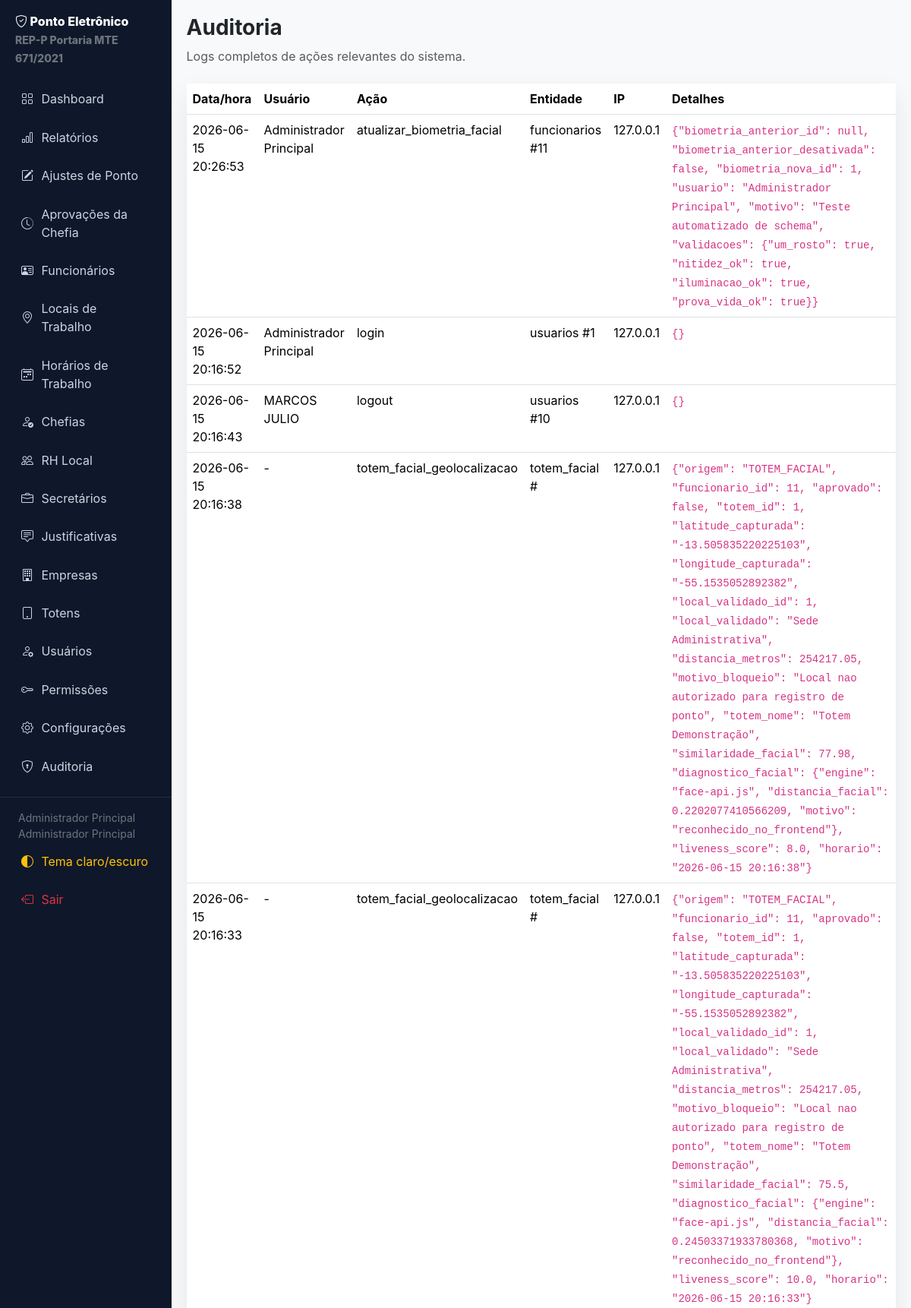
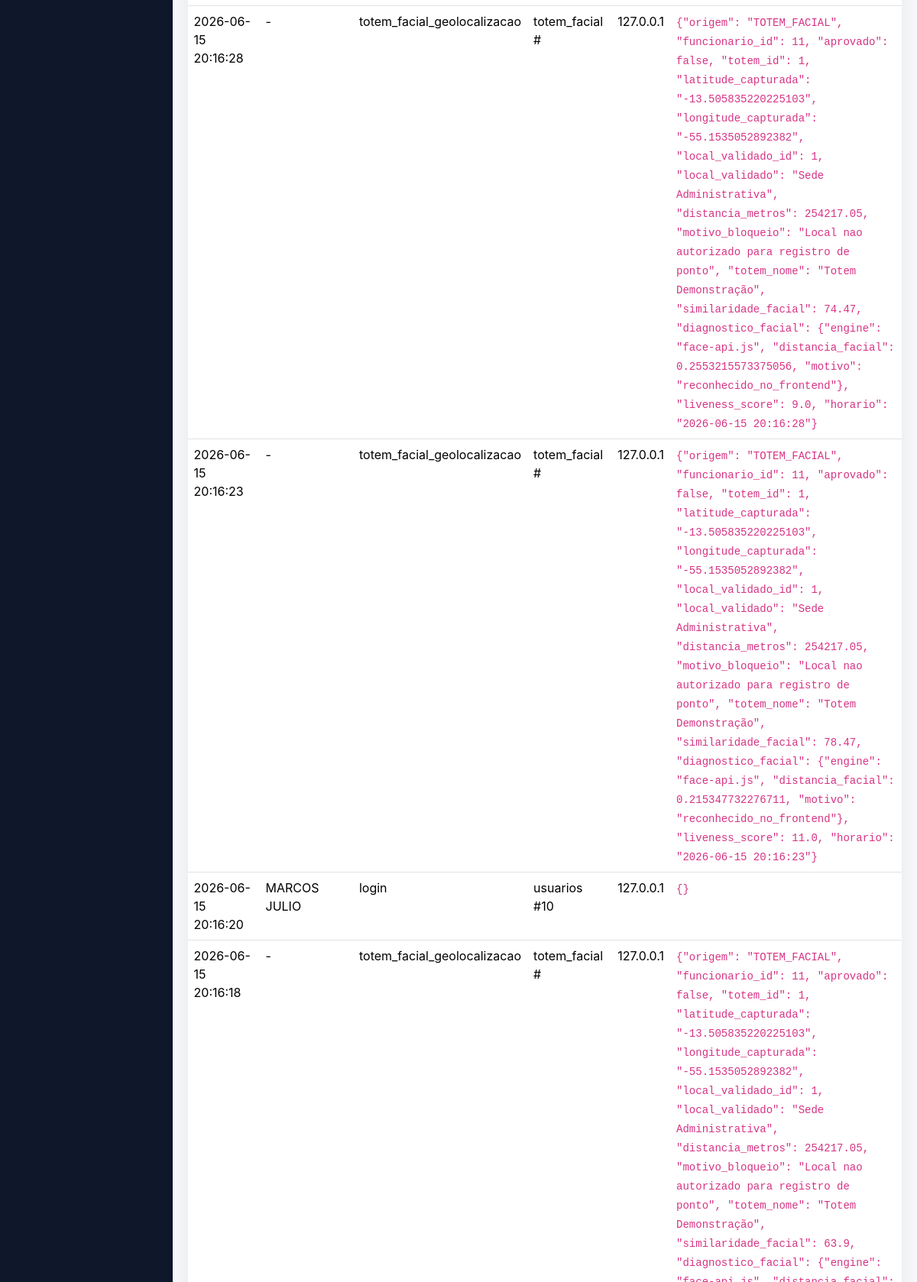
Screenshot of /auditoria (signed in, upper part) with the database file from the repository (2 pictures, top to bottom).
### tables this page shows
CREATE TABLE usuarios (
            id INTEGER PRIMARY KEY AUTOINCREMENT,
            nome TEXT NOT NULL,
            login TEXT UNIQUE NOT NULL,
            senha TEXT NOT NULL,
            perfil TEXT NOT NULL
        , funcionario_id INTEGER, ativo INTEGER NOT NULL DEFAULT 1, rh_local_id INTEGER, chefia_id INTEGER, secretario_id INTEGER, cpf TEXT, email TEXT, telefone TEXT, secretaria_departamento TEXT);

CREATE TABLE auditoria (
            id INTEGER PRIMARY KEY AUTOINCREMENT,
            usuario_id INTEGER,
            acao TEXT NOT NULL,
            entidade TEXT NOT NULL,
            entidade_id INTEGER,
            detalhes TEXT,
            ip TEXT,
            criado_em TEXT NOT NULL
        );

### app.py (the view)
@app.route("/auditoria")
@login_required
@perfil_required("Administrador Principal")
def auditoria():
    rows = query("""SELECT a.*, u.nome usuario FROM auditoria a
                    LEFT JOIN usuarios u ON u.id = a.usuario_id
                    ORDER BY a.criado_em DESC LIMIT 300""")
    return page_template('pages/auditoria.html', title="Auditoria", rows=rows)

### app.py (called while the page is built, shortened)
@app.after_request
def add_api_cors_headers(response):
    return response

def get_db():
    if "db" not in g:
        g.db = sqlite3.connect(DB_PATH)
        g.db.row_factory = sqlite3.Row
    return g.db

def query(sql, params=()):
    return get_db().execute(sql, params).fetchall()

def one(sql, params=()):
    return get_db().execute(sql, params).fetchone()

@app.before_request
def validate_csrf():
    if request.method != "POST":
        return None

@app.after_request
def security_headers(response):
    response.headers.setdefault("X-Content-Type-Options", "nosniff")
    response.headers.setdefault("X-Frame-Options", "SAMEORIGIN")
    response.headers.setdefault("Referrer-Policy", "strict-origin-when-cross-origin")
    return response

def current_user():
    if not session.get("user_id"):
        return None
    return one("SELECT * FROM usuarios WHERE id = ?", (session["user_id"],))

def login_required(view):
    @wraps(view)
    def wrapped(*args, **kwargs):
        if not session.get("user_id"):
            return redirect(url_for("login"))
        return view(*args, **kwargs)
    return wrapped

def perfil_required(*perfis):
    def decorator(view):
        @wraps(view)
        def wrapped(*args, **kwargs):
            user = current_user()
            if not user:
                return redirect(url_for("login"))
            aliases = {
                "RH": "RH Local",
                "Gestor": "Chefia Imediata",
                "Chefia imediata": "Chefia Imediata",
                "Secretário": "Secretário da Pasta",
            }
            perfil = aliases.get(user["perfil"], user["perfil"])
            permitidos = {aliases.get(p, p) for p in perfis}
            if perfil not in permitidos:
                return page("<div class='alert alert-danger'>Acesso negado.</div>", title="Acesso negado"), 403
            return view(*args, **kwargs)
        return wrapped
    return decorator

def page_template(template_name, title=None, **ctx):
    return render_template(
        template_name,
        title=title,
        user=current_user(),
        nav_links=nav_links,
        csrf_input=csrf_input,
        **ctx,
    )

### templates/pages/auditoria.html
{% extends "base.html" %}
{% block body %}
<div class="mb-4"><h3 class="fw-bold">Auditoria</h3><div class="text-muted">Logs completos de ações relevantes do sistema.</div></div>
    <div class="card"><div class="table-responsive"><table class="table table-hover mb-0">
      <thead><tr><th>Data/hora</th><th>Usuário</th><th>Ação</th><th>Entidade</th><th>IP</th><th>Detalhes</th></tr></thead>
      <tbody>{% for r in rows %}<tr><td>{{ r.criado_em }}</td><td>{{ r.usuario or '-' }}</td><td>{{ r.acao }}</td><td>{{ r.entidade }} #{{ r.entidade_id or '' }}</td><td>{{ r.ip }}</td><td><code>{{ r.detalhes }}</code></td></tr>{% endfor %}</tbody>
    </table></div></div>
{% endblock %}

### templates/base.html (shortened to what this page needs)
<!doctype html>
<html lang="pt-br" data-bs-theme="{{ session.get('theme', 'light') }}">
<head>
  <link href="https://cdn.jsdelivr.net/npm/bootstrap@5.3.3/dist/css/bootstrap.min.css" rel="stylesheet">
  <link href="https://cdn.jsdelivr.net/npm/bootstrap-icons@1.11.3/font/bootstrap-icons.css" rel="stylesheet">
  <link href="{{ url_for('static', filename='css/app.css') }}" rel="stylesheet">
</head>
<body>
{% if session.get('user_id') %}
<div class="layout d-flex">
  <aside class="sidebar">
    <div class="brand"><i class="bi bi-shield-check"></i> Ponto Eletrônico<br><small class="text-secondary">REP-P Portaria MTE 671/2021</small></div>
    {{ nav_links('')|safe }}
    <hr class="border-secondary">
    <div class="px-4 text-secondary small">{{ user.nome }}<br>{{ user.perfil }}</div>
    <a class="text-warning" href="{{ url_for('toggle_theme') }}"><i class="bi bi-circle-half"></i> Tema claro/escuro</a>
    <a class="text-danger" href="{{ url_for('logout') }}"><i class="bi bi-box-arrow-left"></i> Sair</a>
  </aside>
  <main class="content">
{% endif %}
    {% block body %}{{ body|safe }}{% endblock %}
{% if session.get('user_id') %}
  </main>
</div>
{% endif %}
</body>
</html>

### static/css/app.css (style rules this page uses)
body { background: var(--bs-tertiary-bg); font-family: Inter, system-ui, -apple-system, Segoe UI, sans-serif; }
.sidebar { width: 280px; min-height: 100vh; background: #0f172a; position: sticky; top: 0; }
.sidebar a { color: #cbd5e1; text-decoration: none; display: flex; align-items: center; gap: .65rem; padding: .75rem 1rem; border-radius: .55rem; margin: .15rem .75rem; }
.content { padding: 1.25rem; width: 100%; }
.card { border: 0; border-radius: .9rem; box-shadow: 0 12px 32px rgba(15, 23, 42, .08); }
.brand { color: #fff; padding: 1rem 1.25rem; font-weight: 800; }

### rows the page displays
usuarios: nome "Administrador Principal", perfil "Administrador Principal"
auditoria: criado_em "2026-06-15 20:26:53", nome "Administrador Principal", acao "atualizar_biometria_facial", entidade "funcionarios", entidade "11", ip "127.0.0.1", detalhes "{\"biometria_anterior_id\": null, \"biometria_anterior_desativada\": false, \"biometria_nova_id\": 1, \"usuario\": \"Administrador Principal\", \"motivo\": \"Teste automatizado de schema\", \"validacoes\": {\"um_rosto\": true, \"nitidez_ok\": true, \"iluminacao_ok\": true, \"prova_vida_ok\": true}}"
auditoria: criado_em "2026-06-15 20:16:52", nome "Administrador Principal", acao "login", entidade "usuarios", entidade "1", ip "127.0.0.1", detalhes "{}"
auditoria: criado_em "2026-06-15 20:16:43", nome "MARCOS JULIO", acao "logout", entidade "usuarios", entidade "10", ip "127.0.0.1", detalhes "{}"
auditoria: criado_em "2026-06-15 20:16:38", usuario "-", acao "totem_facial_geolocalizacao", entidade "totem_facial", ip "127.0.0.1", detalhes "{\"origem\": \"TOTEM_FACIAL\", \"funcionario_id\": 11, \"aprovado\": false, \"totem_id\": 1, \"latitude_capturada\": \"-13.505835220225103\", \"longitude_capturada\": \"-55.1535052892382\", \"local_validado_id\": 1, \"local_validado\": \"Sede Administrativa\", \"distancia_metros\": 254217.05, \"motivo_bloqueio\": \"Local nao autorizado para registro de ponto\", \"totem_nome\": \"Totem Demonstração\", \"similaridade_facial\": 77.98, \"diagnostico_facial\": {\"engine\": \"face-api.js\", \"distancia_facial\": 0.2202077410566209, \"motivo\": \"reconhecido_no_frontend\"}, \"liveness_score\": 8.0, \"horario\": \"2026-06-15 20:16:38\"}"
auditoria: criado_em "2026-06-15 20:16:33", usuario "-", acao "totem_facial_geolocalizacao", entidade "totem_facial", ip "127.0.0.1", detalhes "{\"origem\": \"TOTEM_FACIAL\", \"funcionario_id\": 11, \"aprovado\": false, \"totem_id\": 1, \"latitude_capturada\": \"-13.505835220225103\", \"longitude_capturada\": \"-55.1535052892382\", \"local_validado_id\": 1, \"local_validado\": \"Sede Administrativa\", \"distancia_metros\": 254217.05, \"motivo_bloqueio\": \"Local nao autorizado para registro de ponto\", \"totem_nome\": \"Totem Demonstração\", \"similaridade_facial\": 75.5, \"diagnostico_facial\": {\"engine\": \"face-api.js\", \"distancia_facial\": 0.24503371933780368, \"motivo\": \"reconhecido_no_frontend\"}, \"liveness_score\": 10.0, \"horario\": \"2026-06-15 20:16:33\"}"
auditoria: criado_em "2026-06-15 20:16:28", usuario "-", acao "totem_facial_geolocalizacao", entidade "totem_facial", ip "127.0.0.1", detalhes "{\"origem\": \"TOTEM_FACIAL\", \"funcionario_id\": 11, \"aprovado\": false, \"totem_id\": 1, \"latitude_capturada\": \"-13.505835220225103\", \"longitude_capturada\": \"-55.1535052892382\", \"local_validado_id\": 1, \"local_validado\": \"Sede Administrativa\", \"distancia_metros\": 254217.05, \"motivo_bloqueio\": \"Local nao autorizado para registro de ponto\", \"totem_nome\": \"Totem Demonstração\", \"similaridade_facial\": 74.47, \"diagnostico_facial\": {\"engine\": \"face-api.js\", \"distancia_facial\": 0.2553215573375056, \"motivo\": \"reconhecido_no_frontend\"}, \"liveness_score\": 9.0, \"horario\": \"2026-06-15 20:16:28\"}"
auditoria: criado_em "2026-06-15 20:16:23", usuario "-", acao "totem_facial_geolocalizacao", entidade "totem_facial", ip "127.0.0.1", detalhes "{\"origem\": \"TOTEM_FACIAL\", \"funcionario_id\": 11, \"aprovado\": false, \"totem_id\": 1, \"latitude_capturada\": \"-13.505835220225103\", \"longitude_capturada\": \"-55.1535052892382\", \"local_validado_id\": 1, \"local_validado\": \"Sede Administrativa\", \"distancia_metros\": 254217.05, \"motivo_bloqueio\": \"Local nao autorizado para registro de ponto\", \"totem_nome\": \"Totem Demonstração\", \"similaridade_facial\": 78.47, \"diagnostico_facial\": {\"engine\": \"face-api.js\", \"distancia_facial\": 0.215347732276711, \"motivo\": \"reconhecido_no_frontend\"}, \"liveness_score\": 11.0, \"horario\": \"2026-06-15 20:16:23\"}"
auditoria: criado_em "2026-06-15 20:16:20", nome "MARCOS JULIO", acao "login", entidade "usuarios", entidade "10", ip "127.0.0.1", detalhes "{}"
auditoria: criado_em "2026-06-15 20:16:18", usuario "-", acao "totem_facial_geolocalizacao", entidade "totem_facial", ip "127.0.0.1"
